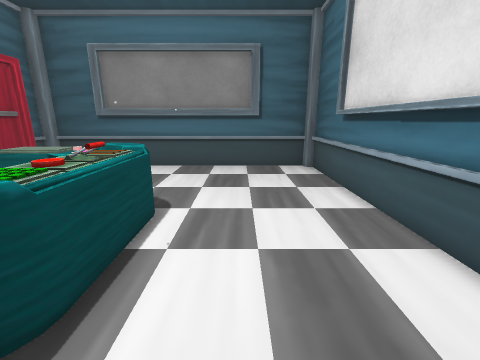
View 1 (above)

12 first-person views from a walk through a 3-D level made in the Unity game engine. The camera is 1.3 m above the floor, tilts 14° down and sees 90° across. The floor is counted in squares, 0.5 m on a side. Each view is taken from the middle of a square. On the plan, view 1 faces up. The plan holds only what a view shows up to about 17 squares ahead; the rest is blank. The player character is not drawn. Some animated figures are left out. Some surface patterns are stand-ins.

View 2
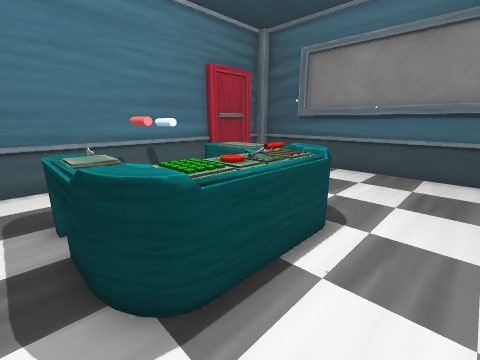

View 3
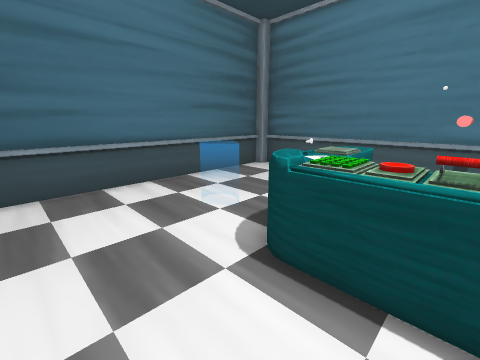

View 4
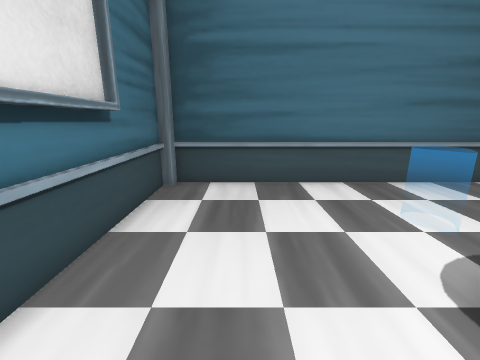

View 5
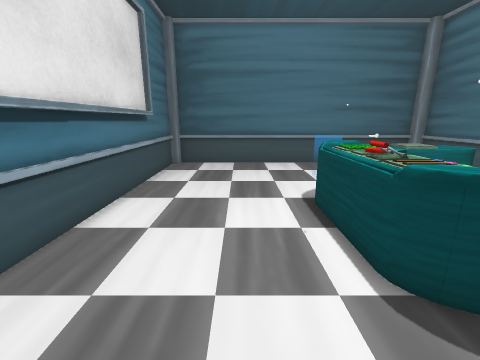

View 6
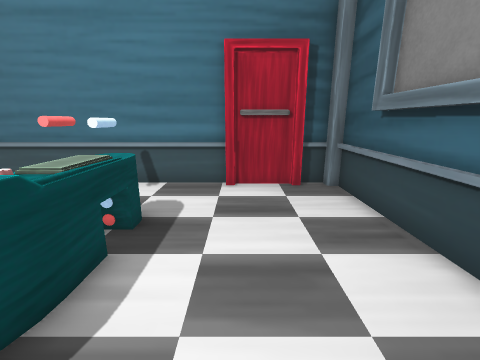

View 7
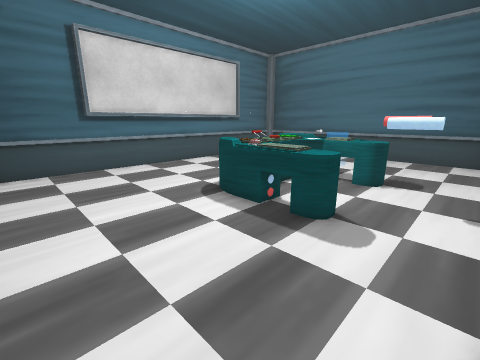

View 8
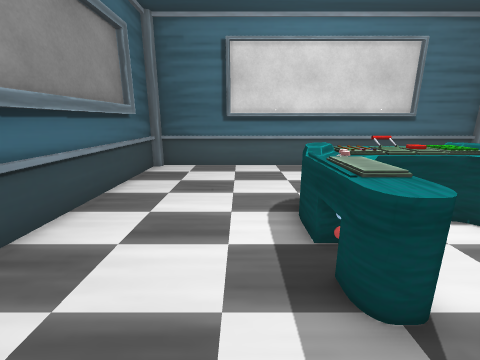

View 9
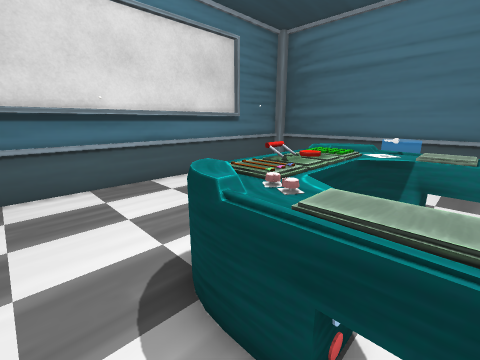

View 10
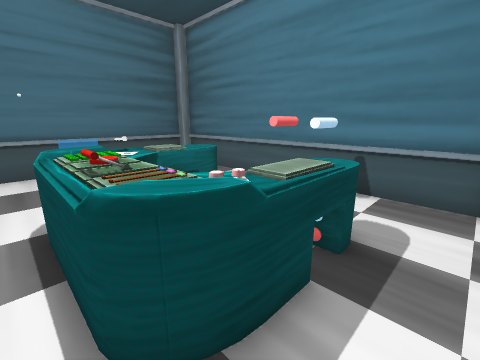

View 11
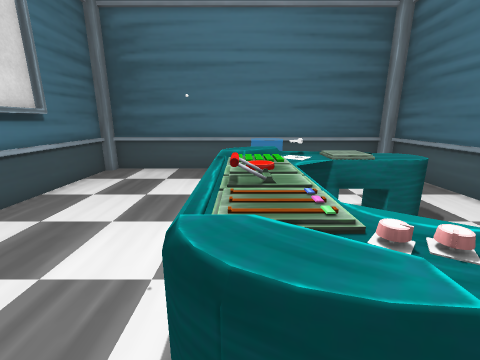

View 12
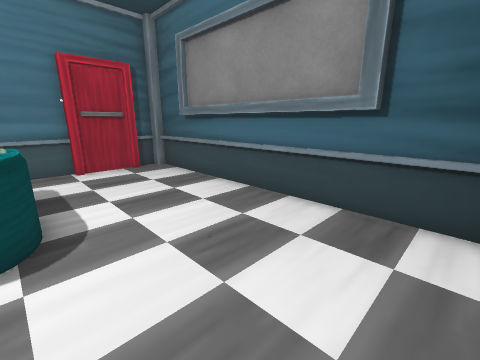

### Floor plan
Key: @ floor where view 1 was taken; # wall or solid block; . floor; = window, fence, low wall or low ledge; ^ raised ledge; O other object.
Columns run from 11 left of view 1 to 4 right of it. Each row starts with its distance up from view 1.
 14 ######     #####
 13 #.... ##### ...#
 12 #..............#
 11 #..............#
 10 #..............#
  9 #..............#
  8 #........ .....#
  7 #.. ^O^O^......#
  6 #.OO#^^O^=.....#
  5 #.OO.. ^^=.....#
  4 #.OO.. ^^=.....#
  3 #....^^O^=.....#
  2 #...^^^O^......#
  1 #.....  .......#
  0 #...... ...@...#
 -1 #.....= =......#
 -2 #......=.......#
 -3 #..............#
 -4 #..............#
 -5 ################

Positions as (right, up) in squares from view 1, and headings:
1: (0, 0), facing up
2: (0, 1), facing up-left
3: (1, 5), facing down-left
4: (1, 5), facing down
5: (0, 10), facing down
6: (-1, 10), facing left
7: (-10, 13), facing down-right
8: (-10, 9), facing right
9: (-6, 9), facing down-right
10: (-2, 9), facing down-left
11: (-3, 8), facing down
12: (3, 7), facing up-left
